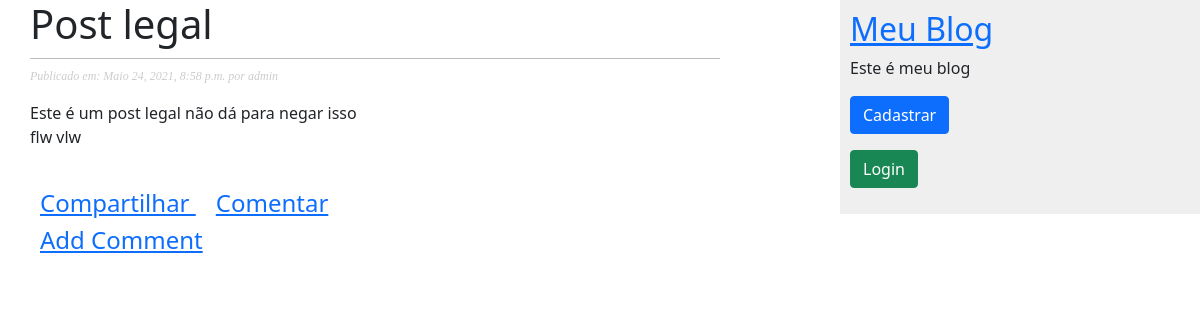
The page /post-legal/ on the database as committed earlier.
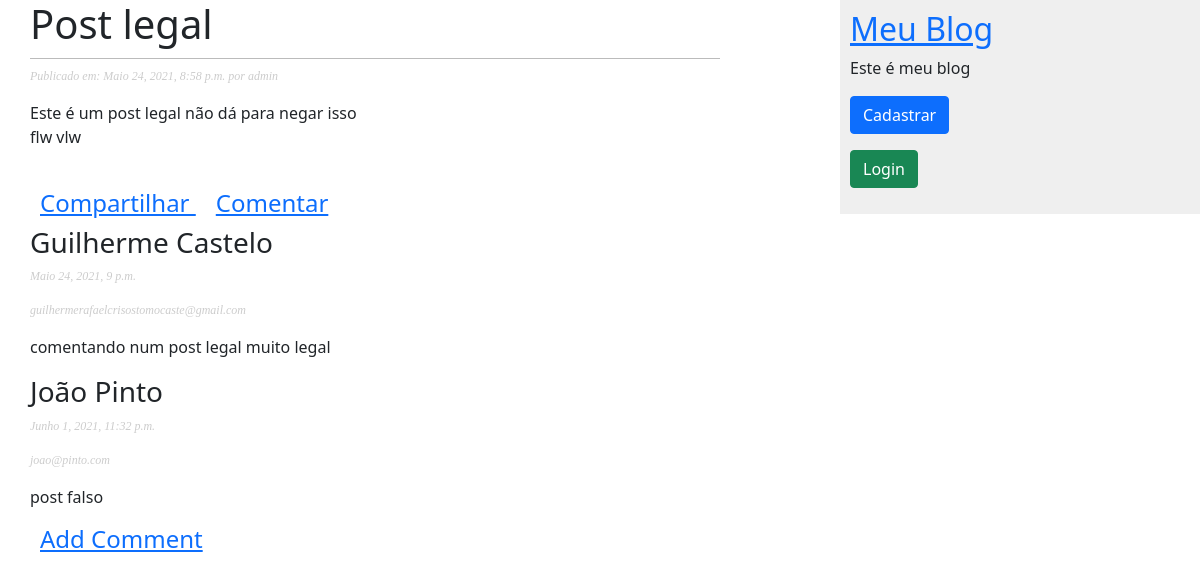
The same page on the database as committed later.
### meublog/models.py (models this page shows, shortened)
class Comentario(models.Model):
    post = models.ForeignKey(Post, on_delete=models.CASCADE)
    nome = models.CharField('Nome', max_length=100)
    email = models.EmailField('E-mail')
    comentario = models.TextField('Comentário')
    criado = models.DateTimeField('Data Criação', auto_now_add=True)
    status = models.BooleanField('Ativo', default=False)
    class Meta:
        verbose_name = "Comentario"
        verbose_name_plural = "Comentarios"

### meublog/views.py (the view)
# urls.py: path('<slug:slug>/', views.DetalharPostView.as_view(), name='detalhe'),
class DetalharPostView(DetailView):
    template_name = "meublog/post/detalharpost.html"
    model = Post
    def _get_comment(self, id_post):
        try:
            return Comentario.objects.filter(post_id=id_post, status=True)
        except Comentario.DoesNotExixt:
            raise Exception
    def get_context_data(self, **kwargs):
        context = super(DetalharPostView, self).get_context_data(**kwargs)
        context['coments'] = self._get_comment(self.object.id)
        return context

### meublog/templates/meublog/post/detalharpost.html (shortened to what this page needs)
{% extends 'meublog/base.html' %}
{% block conteudo %}
    <h1> {{ post.titulo }} </h1>
    <p class="date">
        Publicado em: {{ post.publicados }} por {{ post.autor }}
    </p>
    <p>
        {{ post.corpo | linebreaks }}
    </p>
    <br>
    <h4>
        <span style="margin-right:10px; margin-left:10px">
            <a href="{% url 'meublog:share_post' post.pk %}">
                Compartilhar
            </a>
        </span>
        <span style="margin-right:10px; margin-left:10px">
            <a href="{% url 'meublog:comentar_post' post.id %}">
                Comentar
            </a>
        </span>
    </h4>
    {% for c in coments %}
        <h3>
            {{ c.nome }}
        </h3>
        <p class="date">
            {{ c.criado }}
        </p>
        <p class="date">
            {{ c.email }}
        </p>
        <p>
            {{ c.comentario }}
        </p>
    {% endfor %}
    <h4>
        <span style="margin-right:10px; margin-left:10px">
            <a href="{% url 'meublog:comentar_post' post.id %}">
                Add Comment
            </a>
        </span>
    </h4>
{% endblock %}

Rows that differ between the two databases and show on the page:
now on this page (row edited): Comentario: nome "Guilherme Castelo", criado "Maio 24, 2021, 9 p.m.", email "guilhermerafaelcrisostomocaste@gmail.com", comentario "comentando num post legal muito legal"
added Comentario: nome "João Pinto", criado "Junho 1, 2021, 11:32 p.m.", email "joao@pinto.com", comentario "post falso"
